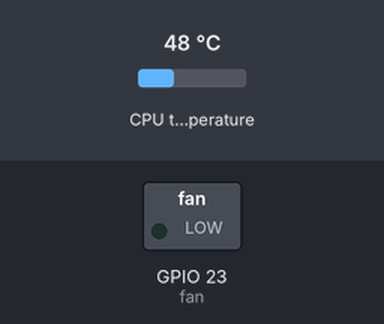
Bench run of a program on a simulated Raspberry Pi (BCM pin numbers). Parts: switched loads named in the program (green lamp = pin HIGH). The inputs (shaded band) are chosen by the test bench; at power-on: CPU temperature 48 °C.

Above: at 1.2 s.
1.3 s: CPU temperature set to 53 °C
4.0 s: CPU temperature set to 56 °C
At 4.6 s:
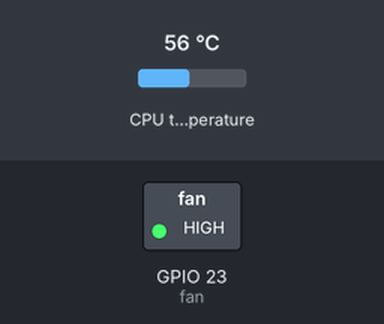
6.7 s: CPU temperature set to 52 °C
9.4 s: CPU temperature set to 49 °C
At 10.8 s:
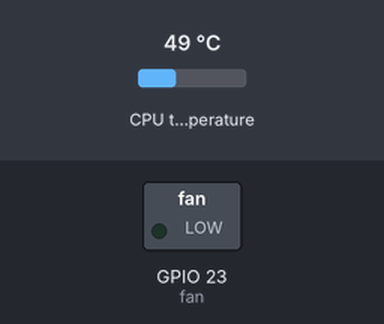
12.1 s: CPU temperature set to 58 °C
At 12.9 s:
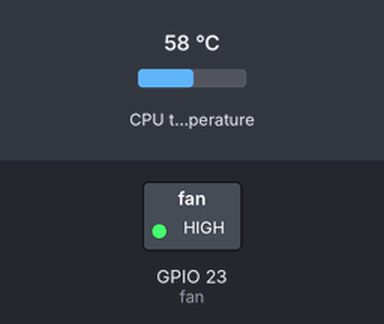
Timing chart, 0 to 15.1 s (numbered marks = the images above; inputs shaded):
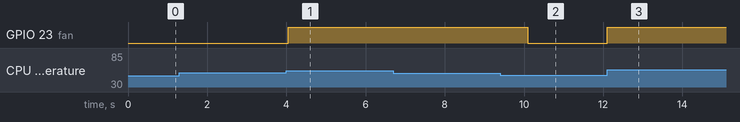

Measured:
- the behaviour switches between 54 and 55 °C on CPU temperature (found by bisection; images 0 and 1)
- the behaviour switches between 51 and 50 °C on CPU temperature (found by bisection; images 1 and 2)
- after the input at 1.3 s, every drawn part: stays the same
- after the input at 4.0 s, GPIO 23 (fan): LOW → HIGH after 0.05 s
- after the input at 6.7 s, every drawn part: stays the same
- after the input at 9.4 s, GPIO 23 (fan): HIGH → LOW after 0.69 s
- after the input at 12.1 s, GPIO 23 (fan): LOW → HIGH at once

The program:

autoFan.py
```python
import gpiozero
import os
import sys, getopt
from time import sleep


def getCPUtemperature():
    res = os.popen('vcgencmd measure_temp').readline()
    temp = (res.replace("temp=","").replace("'C\n",""))
    return temp

def main(argv):
    fanPin = 23
    tempThres = 55
    hysteresis = 5
    fan_is_off = True
    try:
        opts, args = getopt.getopt(argv,"hp:t:b:",["pin=","threshold_temp=","hysteresis="])
    except getopt.GetoptError:
        print ('autoFan.py -p <fan_GPIO> -t<threshold_temp(\'C)> -b <hysteresis>')
        sys.exit()
    for opt, arg in opts:
        if opt == '-h':
            print ('autoFan.py -p <fan_GPIO> -t<threshold_temp(\'C)> -b <hysteresis>')
        elif opt in ("-p","--pin"):
            fanPin = arg
        elif opt in ("-t","--threshold_temp"):
            tempThres = float(arg)
        elif opt in ("-b","--hysteresis"):
            hysteresis = float(arg)

    fan = gpiozero.DigitalOutputDevice(fanPin)
    while(True):
        curr_temp = float(getCPUtemperature())
        if curr_temp>=tempThres:
            if fan_is_off:
                fan.on()
                fan_is_off = False
        else:
            if not fan_is_off:
                if curr_temp <= tempThres - hysteresis:
                    fan.off()
                    fan_is_off = True

        #print(f'CPU Temperature is :{curr_temp}')
        sleep(2)

if __name__ == '__main__':
    main(sys.argv[1:])
```
